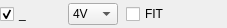
<?xml version="1.0" encoding="UTF-8"?>
<ui version="4.0">
 <class>Form</class>
 <widget class="QWidget" name="Form">
  <property name="geometry">
   <rect>
    <x>0</x>
    <y>0</y>
    <width>227</width>
    <height>28</height>
   </rect>
  </property>
  <property name="windowTitle">
   <string>Form</string>
  </property>
  <layout class="QVBoxLayout" name="verticalLayout">
   <property name="spacing">
    <number>0</number>
   </property>
   <property name="margin">
    <number>0</number>
   </property>
   <item>
    <layout class="QHBoxLayout" name="widgetLayout">
     <property name="spacing">
      <number>8</number>
     </property>
     <property name="topMargin">
      <number>0</number>
     </property>
     <item>
      <widget class="QCheckBox" name="enable">
       <property name="sizePolicy">
        <sizepolicy hsizetype="Fixed" vsizetype="Fixed">
         <horstretch>0</horstretch>
         <verstretch>0</verstretch>
        </sizepolicy>
       </property>
       <property name="maximumSize">
        <size>
         <width>60</width>
         <height>16777215</height>
        </size>
       </property>
       <property name="text">
        <string>_</string>
       </property>
       <property name="checked">
        <bool>true</bool>
       </property>
      </widget>
     </item>
     <item>
      <widget class="QComboBox" name="gain">
       <property name="maximumSize">
        <size>
         <width>50</width>
         <height>16777215</height>
        </size>
       </property>
       <property name="font">
        <font>
         <pointsize>9</pointsize>
        </font>
       </property>
       <property name="currentIndex">
        <number>2</number>
       </property>
       <item>
        <property name="text">
         <string>16V</string>
        </property>
       </item>
       <item>
        <property name="text">
         <string>8V</string>
        </property>
       </item>
       <item>
        <property name="text">
         <string>4V</string>
        </property>
       </item>
       <item>
        <property name="text">
         <string>2.5V</string>
        </property>
       </item>
       <item>
        <property name="text">
         <string>1.5V</string>
        </property>
       </item>
       <item>
        <property name="text">
         <string>1V</string>
        </property>
       </item>
       <item>
        <property name="text">
         <string>.5V</string>
        </property>
       </item>
       <item>
        <property name="text">
         <string>.25V</string>
        </property>
       </item>
      </widget>
     </item>
     <item>
      <widget class="QCheckBox" name="fit">
       <property name="font">
        <font>
         <pointsize>9</pointsize>
        </font>
       </property>
       <property name="text">
        <string>FIT</string>
       </property>
      </widget>
     </item>
    </layout>
   </item>
  </layout>
 </widget>
 <resources/>
 <connections/>
 <slots>
  <slot>gainChanged(QString)</slot>
 </slots>
</ui>
